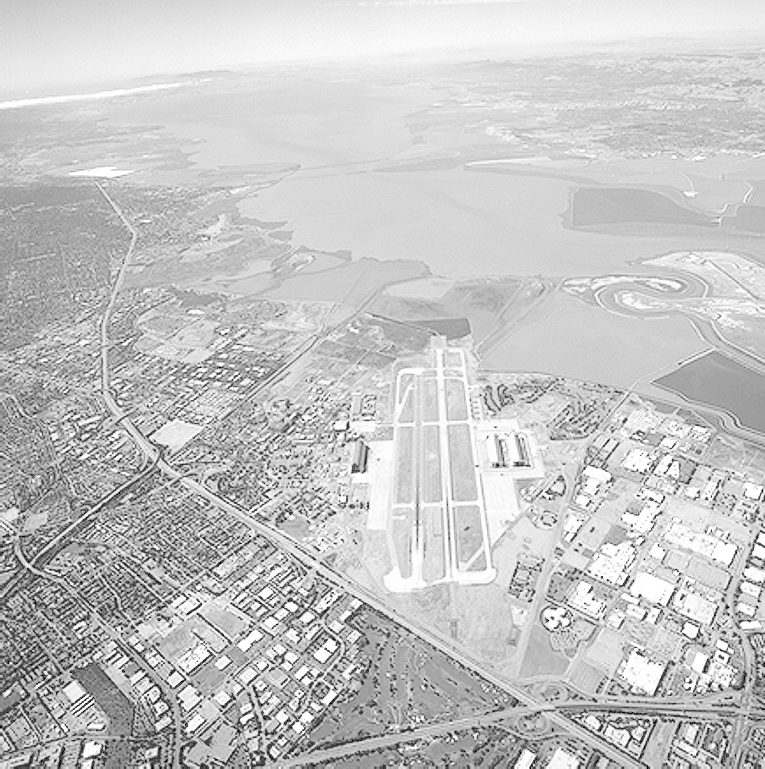
#> input picture images/runway.png, 765 x 769 px
$ jupyter execute Q9_Image_Sharpening.ipynb
#> lines starting #> are read from the running program, lines starting #| are printed output that depends on the picture
[cell 1]
import cv2
import numpy as np
import matplotlib.pyplot as plt
import os

# 1. Load Image
img_path = '../images/runway.png'
img = cv2.imread(img_path) # Load in Color (BGR) to see the effect nicely
#> img is the input picture: shape (769, 765, 3); min 0, max 255, mean 197.1

if img is None:
    print("Error: Load image first.")
else:
    # Define a Sharpening Kernel
    kernel_sharpen = np.array([[0, -1, 0],
                               [-1, 5, -1],
                               [0, -1, 0]])

    # Apply the Kernel
    sharpened = cv2.filter2D(img, -1, kernel_sharpen)
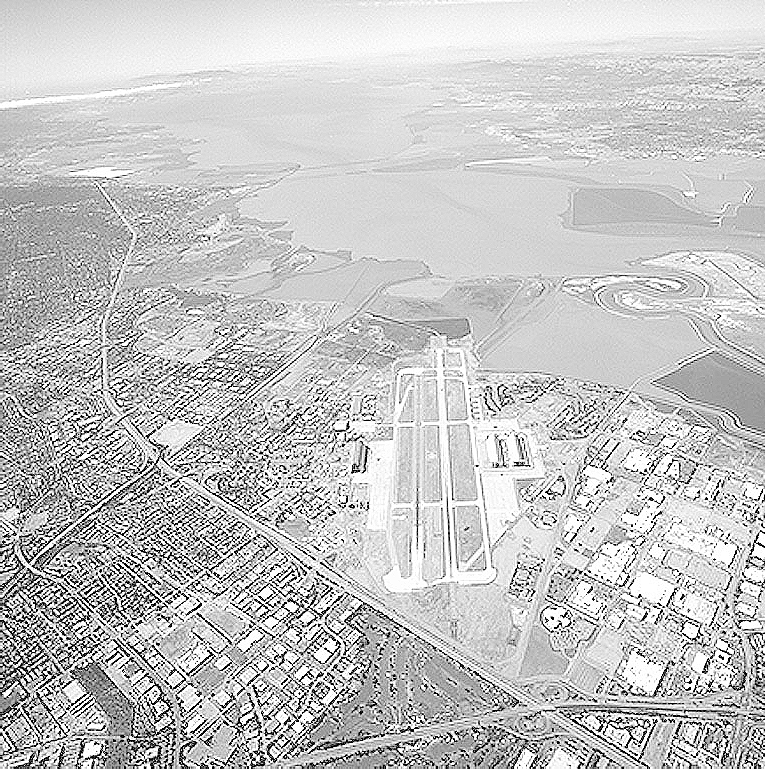
#> sharpened: shape (769, 765, 3); min 0, max 255, mean 196.7

    # Save Output
    output_dir = '../images/outputs'
    if not os.path.exists(output_dir):
        os.makedirs(output_dir)

    cv2.imwrite(os.path.join(output_dir, 'q9_runway_sharpened.jpg'), sharpened)
    print(f"Saved Q9 result to {output_dir}/")

    # Visualization
    img_rgb = cv2.cvtColor(img, cv2.COLOR_BGR2RGB)
    sharpened_rgb = cv2.cvtColor(sharpened, cv2.COLOR_BGR2RGB)

    plt.figure(figsize=(15, 8))

    # Original
    plt.subplot(1, 2, 1)
    plt.imshow(img_rgb)
    plt.title('Original Image')
    plt.axis('off')

    # Sharpened
    plt.subplot(1, 2, 2)
    plt.imshow(sharpened_rgb)
    plt.title('Sharpened Image')
    plt.axis('off')

    plt.tight_layout()
    plt.show()
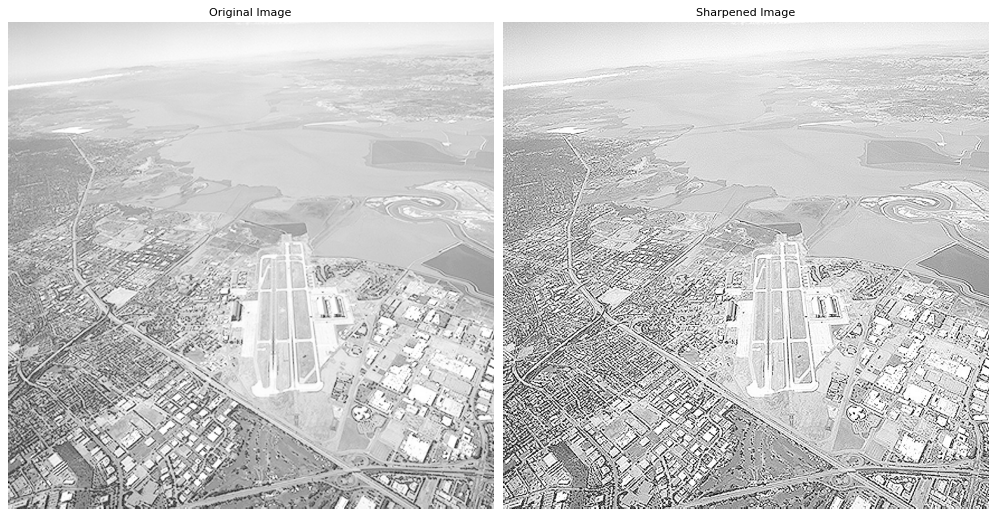
#> figure drawn by matplotlib, 2 panels
